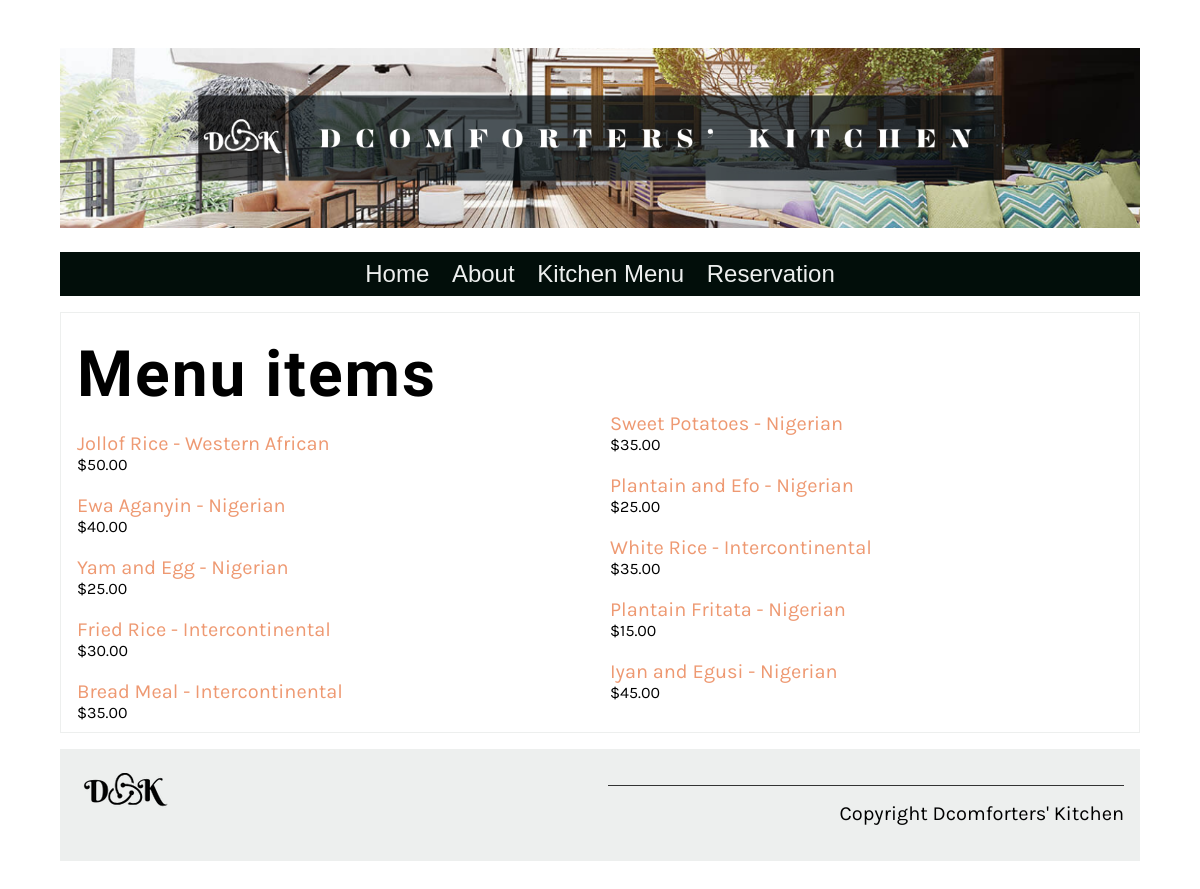
Page /kitchen/ on the earlier database version.
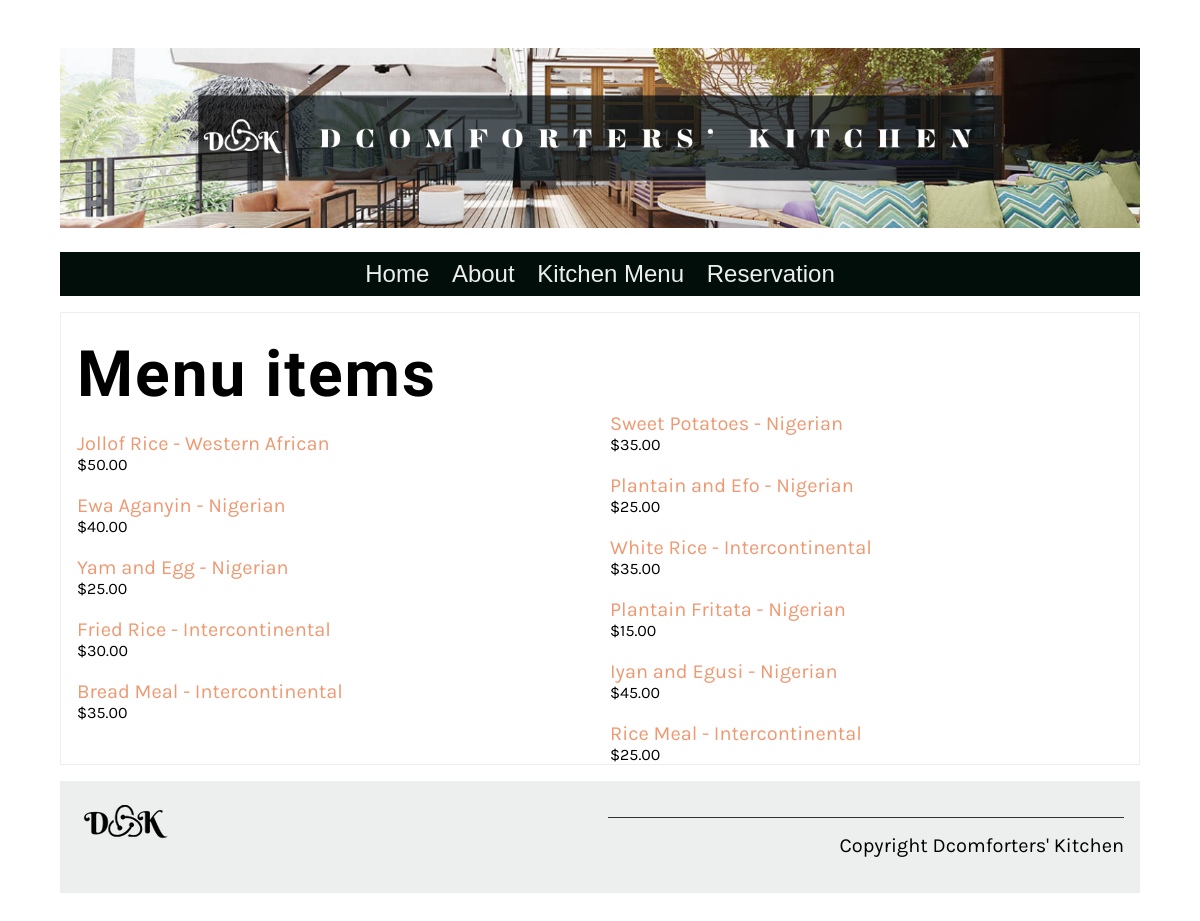
Same page on the later database version.
### newapp/models.py (models this page shows, shortened)
class Menu(models.Model):
    food_name = models.CharField(max_length=100)
    cuisine = models.CharField(max_length=100)
    item_description = models.TextField(max_length=1000, default='')
    price = models.DecimalField(max_digits=10, decimal_places=2, null=True, blank=True)
    prep_time = models.IntegerField(default=25)
    calories = models.IntegerField(default=1000)
    image = models.ImageField(upload_to='menu_images/', null=True, blank=True)

### newapp/views.py (the view)
# urls.py: path('kitchen/', views.kitchen, name='kitchen'),
def kitchen(request):
    menu = Menu.objects.all().values()
    template = loader.get_template('kitchen.html')
    context = {'menu' : menu}
    return HttpResponse(template.render(context, request))

### newapp/templates/kitchen.html
{% extends 'base.html' %}
{% load static %}
{% block content %}
<section>
    <article>
        <h1>Menu items</h1>
        <div class="menu-columns">
            {% for item in menu %}
            <p>
                <a href="menu_details/{{ item.id }}">{{ item.food_name }} - {{ item.cuisine }}</a>
                <span class="menu-price">
                    ${{ item.price }}
                </span>
            </p>
            {% endfor %}
        </div>
    </article>
</section>
{% endblock %}

Differences in the rows shown:
added Menu: food_name "Rice Meal", cuisine "Intercontinental", price "25.00"
